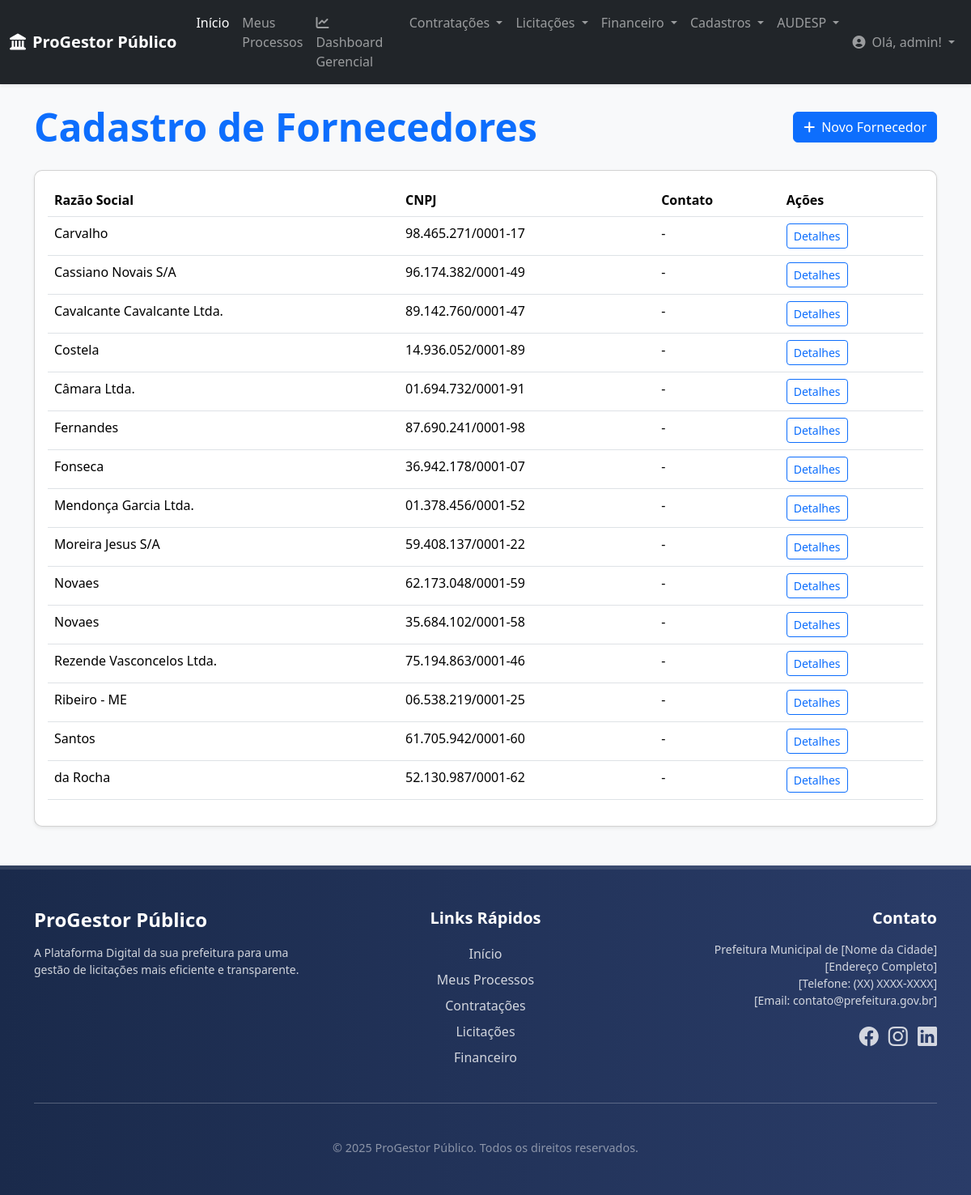
Page /fornecedores/ (signed in) on the committed database.
### core/models.py (models this page shows, shortened)
class Fornecedor(models.Model):
    razao_social = models.CharField(
        max_length=255,
        verbose_name="Razão Social"
    )
    nome_fantasia = models.CharField(
        max_length=255,
        blank=True, null=True,
        verbose_name="Nome Fantasia"
    )
    cnpj = models.CharField(
        max_length=18, # Formato XX.XXX.XXX/XXXX-XX
        unique=True,
        verbose_name="CNPJ"
    )
    endereco = models.CharField(
        max_length=255,
        blank=True, null=True,
        verbose_name="Endereço"
    )
    cidade = models.CharField(
        max_length=100,
        blank=True, null=True
    )
    estado = models.CharField(
        max_length=2,
        blank=True, null=True,
        verbose_name="UF"
    )
    telefone = models.CharField(
        max_length=20,
        blank=True, null=True
    )
    email = models.EmailField(
        blank=True, null=True,
        verbose_name="E-mail de Contato"
    )
    dados_bancarios = models.TextField(
        blank=True, null=True,
        verbose_name="Dados Bancários",
        help_text="Informações como Banco, Agência e Conta para pagamentos."
    )
    data_cadastro = models.DateTimeField(
        auto_now_add=True,
        verbose_name="Data de Cadastro"
    )
    class Meta:
        verbose_name = "Fornecedor"
        verbose_name_plural = "Fornecedores"
        ordering = ['razao_social']

### core/views.py (the view)
# urls.py: path('fornecedores/', views.listar_fornecedores, name='listar_fornecedores'),
@login_required
def listar_fornecedores(request):
    fornecedores = Fornecedor.objects.all().order_by('razao_social')
    context = {
        'fornecedores': fornecedores,
        'titulo_pagina': 'Cadastro de Fornecedores'
    }
    return render(request, 'core/listar_fornecedores.html', context)

### core/context_processors.py (called while the page is built)
def global_context(request):
    return {
        'logo_url': 'img/logo_barueri.jpg', # Caminho do seu logo
        'ano_atual': datetime.date.today().year, # Opcional: para o footer de direitos autorais
    }

### core/templates/core/listar_fornecedores.html (shortened to what this page needs)
{% extends 'base.html' %}
{% block content %}
<div class="container mt-4 mb-5">
    <div class="d-flex justify-content-between align-items-center mb-4">
        <h1 class="display-5 fw-bold text-primary mb-0">{{ titulo_pagina }}</h1>
        <a href="{% url 'core:criar_fornecedor' %}" class="btn btn-primary">
            <i class="fas fa-plus me-2"></i>Novo Fornecedor
        </a>
    </div>
    <div class="card shadow-sm">
        <div class="card-body">
            <table class="table table-hover">
                <thead><tr><th>Razão Social</th><th>CNPJ</th><th>Contato</th><th>Ações</th></tr></thead>
                <tbody>
                    {% for fornecedor in fornecedores %}
                    <tr>
                        <td>{{ fornecedor.razao_social }}</td>
                        <td>{{ fornecedor.cnpj }}</td>
                        <td>{{ fornecedor.email|default:'-' }}</td>
                        <td>
                            <a href="{% url 'core:detalhar_fornecedor' fornecedor.pk %}" class="btn btn-sm btn-outline-primary">Detalhes</a>
                        </td>
                    </tr>
                    {% empty %}
                    <tr><td colspan="4" class="text-center">Nenhum fornecedor cadastrado.</td></tr>
                    {% endfor %}
                </tbody>
            </table>
        </div>
    </div>
</div>
{% endblock content %}

### core/templates/core/navbar.html (shortened to what this page needs)
<nav class="navbar navbar-expand-lg navbar-dark bg-dark shadow-sm">
    <div class="container-fluid">
        <a class="navbar-brand fw-bold" href="{% url 'core:home' %}">
            <i class="fas fa-landmark me-2"></i>ProGestor Público
        </a>
        <div class="collapse navbar-collapse" id="navbarNavDropdown">
            <ul class="navbar-nav me-auto mb-2 mb-lg-0">
                <li class="nav-item">
                    <a class="nav-link active" aria-current="page" href="{% url 'core:home' %}">Início</a>
                </li>
                <li class="nav-item">
                    <a class="nav-link" href="{% url 'core:meus_processos' %}">Meus Processos</a>
                </li>
                <li class="nav-item">
                    <a class="nav-link" href="{% url 'core:dashboard_gerencial' %}">
                        <i class="fas fa-chart-line me-1"></i>Dashboard Gerencial
                    </a>
                </li>
                <li class="nav-item dropdown">
                    <a class="nav-link dropdown-toggle" href="#" id="navbarContratacoes" role="button" data-bs-toggle="dropdown" aria-expanded="false">
                        Contratações
                    </a>
                </li>
                <li class="nav-item dropdown">
                    <a class="nav-link dropdown-toggle" href="#" id="navbarLicitacoes" role="button" data-bs-toggle="dropdown" aria-expanded="false">
                        Licitações
                    </a>
                </li>
                <li class="nav-item dropdown">
                    <a class="nav-link dropdown-toggle" href="#" id="navbarFinanceiro" role="button" data-bs-toggle="dropdown" aria-expanded="false">
                        Financeiro
                    </a>
                </li>
                <li class="nav-item dropdown">
                    <a class="nav-link dropdown-toggle" href="#" id="navbarCadastros" role="button" data-bs-toggle="dropdown" aria-expanded="false">
                        Cadastros
                    </a>
                </li>
                <li class="nav-item dropdown">
                    <a class="nav-link dropdown-toggle" href="#" id="navbarAudesp" role="button" data-bs-toggle="dropdown" aria-expanded="false">
                        AUDESP
                    </a>
                </li>
            </ul>
            <ul class="navbar-nav">
                {% if user.is_authenticated %}
                    <li class="nav-item dropdown">
                        <a class="nav-link dropdown-toggle" href="#" id="navbarUserDropdown" role="button" data-bs-toggle="dropdown" aria-expanded="false">
                            <i class="fas fa-user-circle me-1"></i> Olá, {{ user.username }}!
                        </a>
                    </li>
                {% else %}
                    <li class="nav-item">
                        <a class="nav-link" href="{% url 'account_login' %}">Entrar</a>
                    </li>
                {% endif %}
            </ul>
        </div>
    </div>
</nav>

### core/templates/base.html (style rules this page uses)
:root { --primary-color: #0056b3; --secondary-color: #337ab7; --dark-blue: #1a2a4b; --light-grey: #f8f9fa; --medium-grey: #e9ecef; --text-dark: #495057; --text-light: #ffffff; }
body { display: flex; flex-direction: column; min-height: 100vh; font-family: 'Segoe UI', Roboto, 'Helvetica Neue', Arial, sans-serif; background-color: var(--light-grey); color: var(--text-dark); }
.navbar { box-shadow: 0 2px 4px rgba(0,0,0,.08); }
.card { border-radius: 10px; box-shadow: 0 4px 12px rgba(0,0,0,.08); transition: transform 0.2s ease-in-out; }

### rows in the picture
Fornecedor: razao_social "Carvalho", cnpj "98.465.271/0001-17", email "-"
Fornecedor: razao_social "Cassiano Novais S/A", cnpj "96.174.382/0001-49", email "-"
Fornecedor: razao_social "Cavalcante Cavalcante Ltda.", cnpj "89.142.760/0001-47", email "-"
Fornecedor: razao_social "Costela", cnpj "14.936.052/0001-89", email "-"
Fornecedor: razao_social "Câmara Ltda.", cnpj "01.694.732/0001-91", email "-"
Fornecedor: razao_social "Fernandes", cnpj "87.690.241/0001-98", email "-"
Fornecedor: razao_social "Fonseca", cnpj "36.942.178/0001-07", email "-"
Fornecedor: razao_social "Mendonça Garcia Ltda.", cnpj "01.378.456/0001-52", email "-"
Fornecedor: razao_social "Moreira Jesus S/A", cnpj "59.408.137/0001-22", email "-"
Fornecedor: razao_social "Novaes", cnpj "62.173.048/0001-59", email "-"
Fornecedor: razao_social "Novaes", cnpj "35.684.102/0001-58", email "-"
Fornecedor: razao_social "Rezende Vasconcelos Ltda.", cnpj "75.194.863/0001-46", email "-"
Fornecedor: razao_social "Ribeiro - ME", cnpj "06.538.219/0001-25", email "-"
Fornecedor: razao_social "Santos", cnpj "61.705.942/0001-60", email "-"
Fornecedor: razao_social "da Rocha", cnpj "52.130.987/0001-62", email "-"

### other values in the picture
{{ user.username }} "admin"
{{ titulo_pagina }} "Cadastro de Fornecedores"
